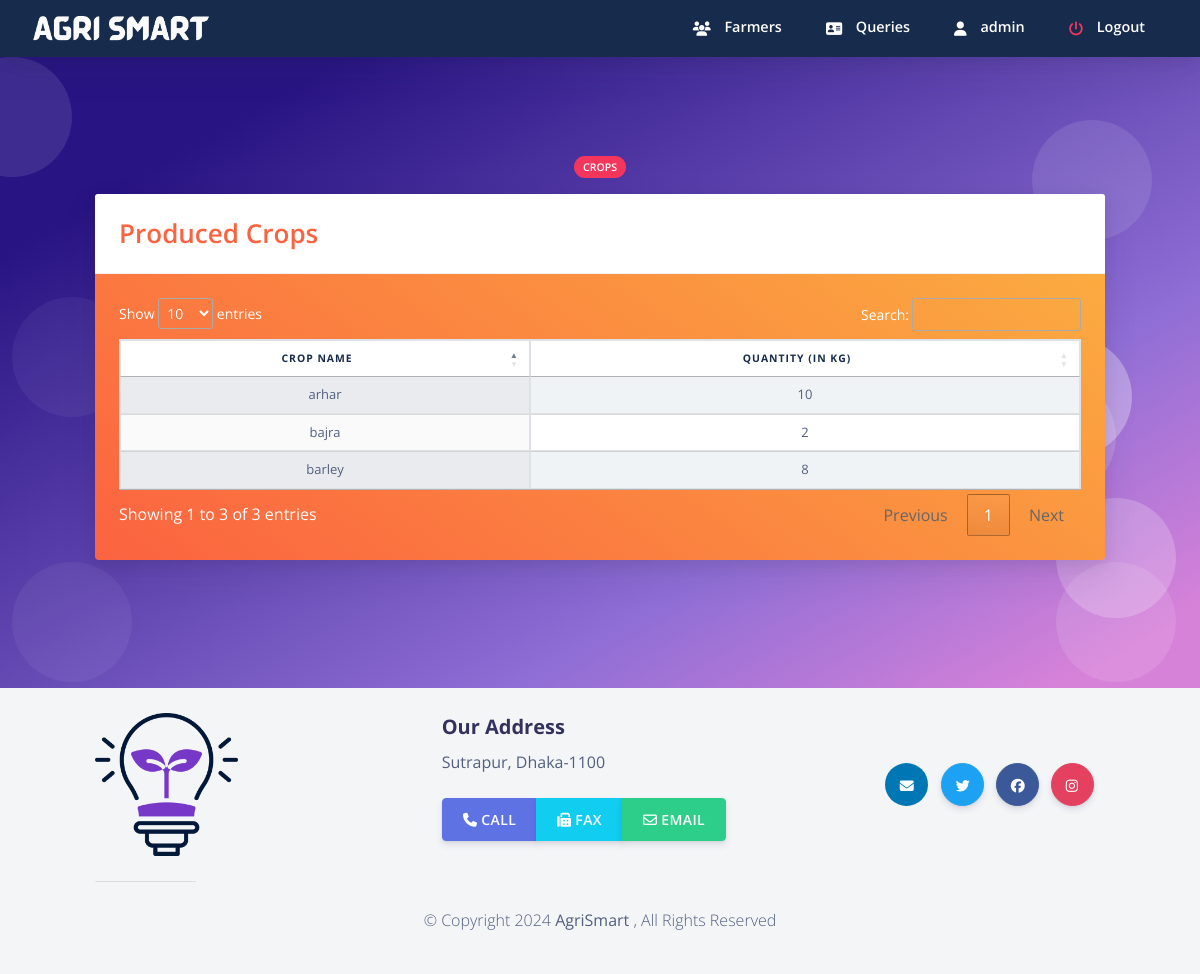
/admin/aproducedcrop.php (signed in), run on the app's committed database.
### tables this page shows
CREATE TABLE `production_approx` (
  `crop` varchar(20) NOT NULL,
  `quantity` int(11) NOT NULL
);

### admin/aproducedcrop.php (the view, shortened to what this page needs)
<?php
require('../sql.php');
$user = $_SESSION['admin_login_user'];
$query4 = "SELECT * from admin where admin_name ='$user'";
              $ses_sq4 = mysqli_query($conn, $query4);
              $row4 = mysqli_fetch_assoc($ses_sq4);
              $para2 = $row4['admin_name'];
?>
<!DOCTYPE html>
<html>
<?php require ('aheader.php');  ?>
  <body class="bg-white" id="top">
<?php require ('anav.php');  ?>
  <section class="section section-shaped section-lg">
    <div class="shape shape-style-1 shape-primary">
      <span></span>
      <span></span>
      <span></span>
      <span></span>
      <span></span>
      <span></span>
      <span></span>
      <span></span>
      <span></span>
      <span></span>
    </div>
<div class="container ">
    	 <div class="row">
          <div class="col-md-8 mx-auto text-center">
            <span class="badge badge-danger badge-pill mb-3">Crops</span>
          </div>
        </div>
          <div class="row row-content">
            <div class="col-md-12 mb-3">
				<div class="card text-white bg-gradient-warning mb-3">
				  <div class="card-header">
				  <span class=" text-warning display-4" > Produced Crops  </span>
				  </div>
				  <div class="card-body text-white">
				<table class="table table-striped table-hover table-bordered bg-gradient-white text-center display" id="myTable">
				    <thead>
		<tr class="font-weight-bold text-default">
					<th><center>Crop Name</center></th>
					<th><center>Quantity (in KG)</center></th>
						</tr>
			</thead>
		<tbody>
						<?php
	$sql = "SELECT crop, quantity FROM production_approx where quantity > 0";
								$query = mysqli_query($conn,$sql);
								while($res = mysqli_fetch_array($query)){
				 ?>
		 <tr class="text-center">
							 <td> <?php echo $res['crop'];  ?> </td>
							 <td> <?php echo $res['quantity'];  ?> </td>
							</tr>
							 <?php
							 }
							  ?>
		</tbody>
				  </table>
				  </div>
				</div>
            </div>
          </div>
        </div>
</section>
    <?php require("footer.php");?>
</body>
</html>

### admin/anav.php (shortened to what this page needs)
<nav
     id="navbar-main"
     class="
       navbar navbar-main navbar-expand-lg
       bg-default
       navbar-light
       position-sticky
       top-0
       shadow
       py-0
     "
   >
     <div class="container-fluid">
       <ul class="navbar-nav navbar-nav-hover align-items-lg-center">
         <li class="nav-item dropdown">
           <a href="../index.php" class="navbar-brand mr-lg-5 text-white">
                              <img src="../assets/img/agrismart.png" />
           </a>
         </li>
       </ul>
       <div class="navbar-collapse collapse bg-default" id="navbar_global">
         <ul class="navbar-nav align-items-lg-center ml-auto topnav">
		 <li class="nav-item">
             <a href="afarmers.php" class="nav-link">
               <span class="text-white nav-link-inner--text font-weight-bold"
                 ><i class="text-white fas fa-users"></i> Farmers</span
               >
             </a>
           </li>
		<li class="nav-item">
             <a href="aviewmsg.php" class="nav-link">
               <span class="text-white nav-link-inner--text font-weight-bold"
                 ><i class="text-white fas fa-address-card"></i> Queries</span
               >
             </a>
           </li>
	   <li class="nav-item">
             <a href="aprofile.php" class="nav-link">
               <span class="text-white nav-link-inner--text font-weight-bold"
                 ><i class="text-white fas fa-user"></i> <?php echo $para2 ?> </span
               >
             </a>
           </li>
	   <li class="nav-item">
             <a href="alogout.php" class="nav-link">
               <span class="text-white nav-link-inner--text font-weight-bold"
                 ><i class="text-danger fas fa-power-off"></i> Logout </span
               >
             </a>
           </li>
         </ul>
       </div>
     </div>
   </nav>

### admin/anav.php (style rules this page uses)
.topnav a { border-bottom: 3px solid transparent; }

### data on the page
production_approx: crop "arhar", quantity "10"
production_approx: crop "bajra", quantity "2"
production_approx: crop "barley", quantity "8"

### other printed values
$para2 "admin"
